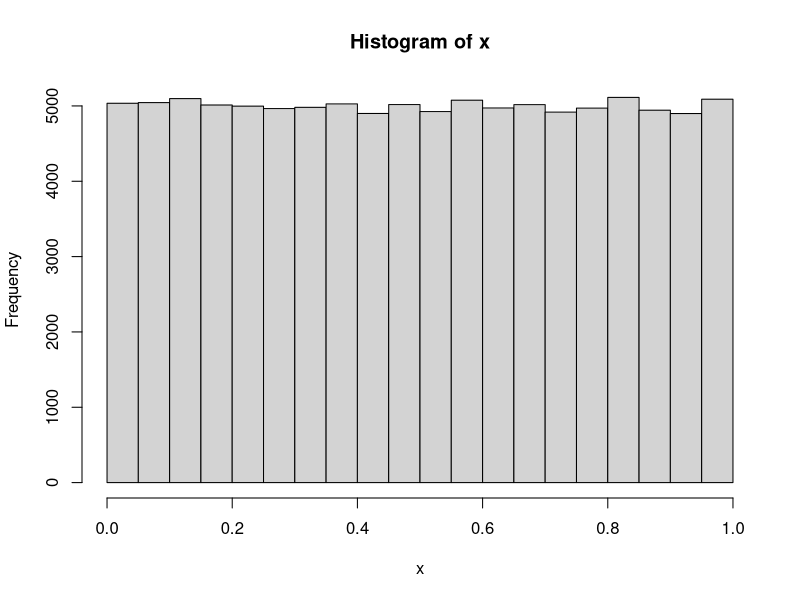
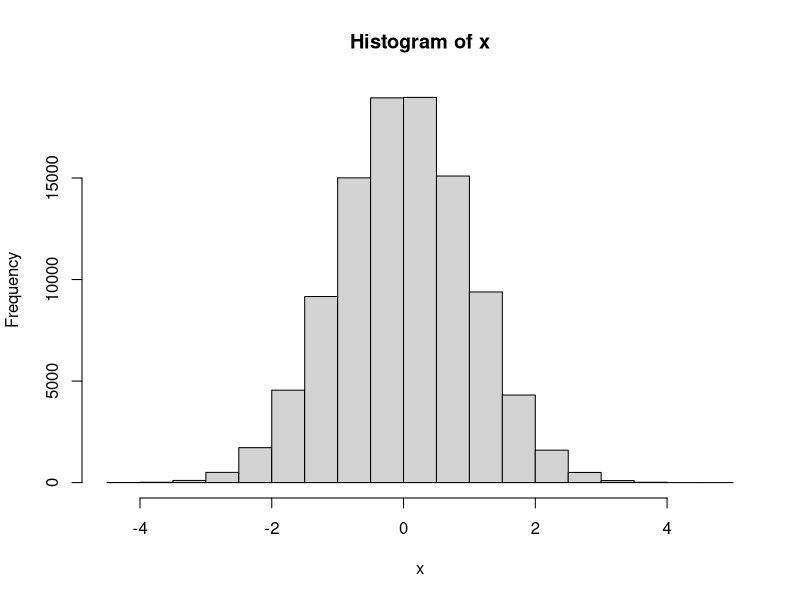
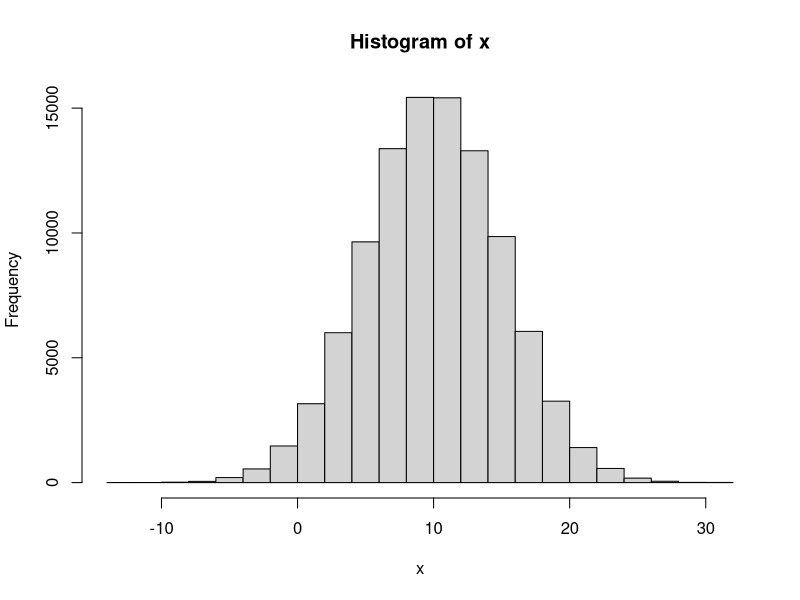
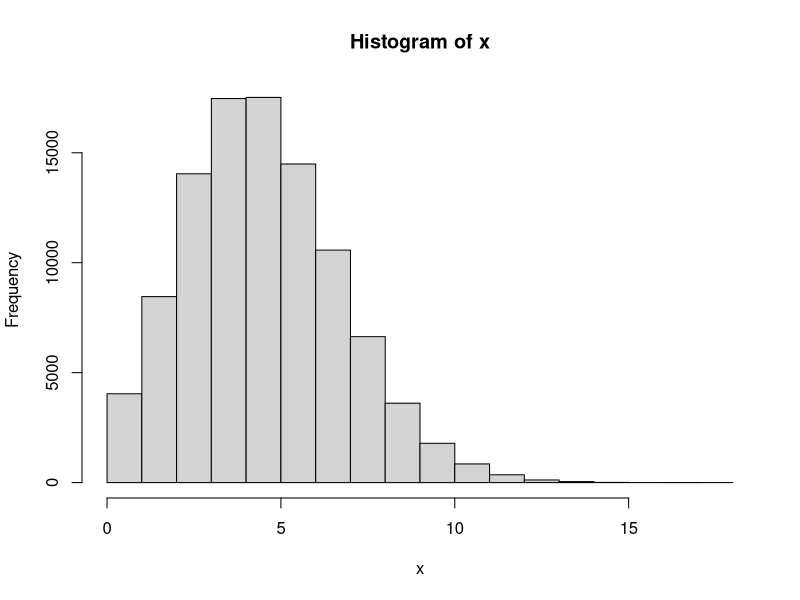
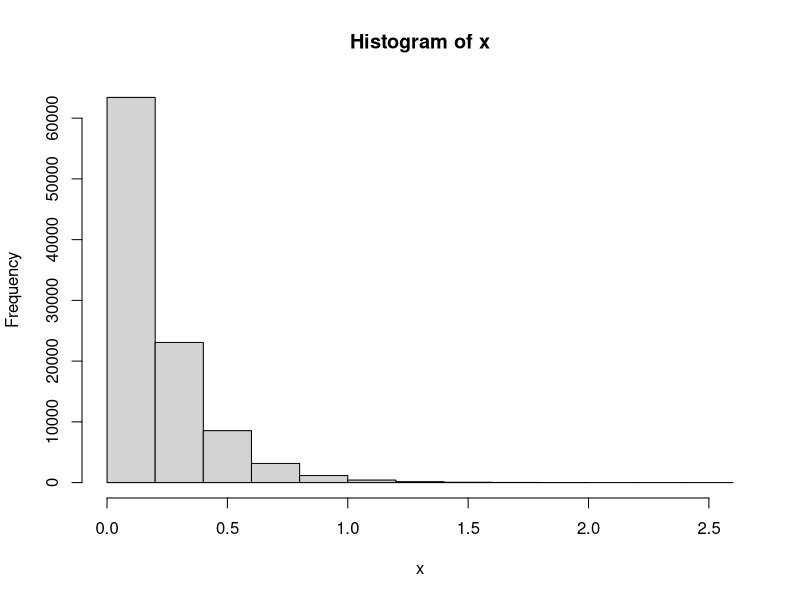

Here is the R script that generated these plots, in order:
## ---- chunk 1
    a <- 1
    a =  1
## ---- chunk 2
    # Hey! here is a comment!.
    # Comments in R can be either at the begining of a line ...
    b <- "aloha" # ... or at the end of it!
## ---- chunk 3
    myvec1 <- vector("logical", 3)  # This is a logical vector of length 3
    myvec2 <- c(FALSE, TRUE, FALSE) # This is ALSO a logical vector of length 3
    myvec2
    length(myvec2)
## ---- chunk 4
    mylist1 <- vector("list", 2) # This is a list with 2 empty slots
    mylist2 <- list(NULL, NULL)  # This is ALSO a list with 2 empty slots
    mylist1
## ---- chunk 5
    mylist2 <- list(first = NULL, second = 1, third = c("a", "b", "c"))
    mylist2
## ---- chunk 6
    mylist2[["third"]]
## ---- chunk 7
    # Here are the attributes of the iris dataset
    attributes(iris)    
## ---- chunk 8
    # Let's take a look at the iris dataset, again
    str(iris)
## ---- chunk 9
str(c(NA, 1L))        # Integers can have NAs
str(c(NaN, 1L, Inf))  # But not NaN or Inf (automatic coercion)
str(c(-Inf, 1, NULL, +Inf)) # And Nulls are... of length 0!
## ---- chunk 10
    myvector <- c(NA, NaN, Inf)
    is.na(myvector)
    is.infinite(myvector)
    is.finite(myvector)
    is.nan(myvector)
## ---- chunk 11
    mymat <- matrix(1:9, ncol=3) # A matrix with numbers 1 through 9 with 3 columns
    mymat
    str(mymat)
## ---- chunk 12
    mymat[1, 2] # The element in the (1, 2) location of the matrix
    mymat[4]    # The fourth element in the vector... which is (1, 2)
## ---- chunk 13
    myfactor <- factor(c("a", "a", "b", "xyz"))
    myfactor
## ---- chunk 14
    # Data frames can have multiple type objects, here, factor and numeric
    mydf <- data.frame(a_letter = c("a", "b", "c"), a_number = c(1, 2, 100))
    mydf
    str(mydf)
## ---- chunk 15
    mydf[["a_letter"]]
## ---- chunk 16
a_vector     <- 1:9
another_vect <- c(1, 2, 3, 4, 5, 6, 7, 8, 9)
a_string_vec <- c("I", "like", "netdiffuseR")
a_matrix     <- matrix(a_vector, ncol = 3)
a_string_mat <- matrix(letters[1:9], ncol=3) # Matrices can be of strings too
another_mat  <- cbind(1:4, 11:14) # The `cbind` operator does "column bind"
another_mat2 <- rbind(1:4, 11:14) # The `rbind` operator does "row bind"
a_string_mat <- matrix(letters[1:9], ncol = 3)
a_list       <- list(a_vector, a_matrix)
another_list <- list(my_vec = a_vector, my_mat = a_matrix) # same but with names!
# Data frames can have multiple types of elements, it is a collection of lists
a_data_frame <- data.frame(x = 1:10, y = letters[1:10])
## ---- chunk 17
    a_vector[1:3] # First 3 elements
    a_string_vec[3] # Third element
    a_matrix[1:2, 1:2] # A sub matrix
    a_matrix[,3] # Third column
    a_matrix[3,] # Third row
    a_string_mat[1:6] # First 6 elements of the matrix. R stores matrices by column.
    
    # These three are equivalent
    another_list[[1]]
    another_list$my_vec
    another_list[["my_vec"]]
    
    # Data frames are just like lists
    a_data_frame[[1]]
    a_data_frame[,1]
    a_data_frame[["x"]]
    a_data_frame$x
## ---- chunk 18
    # The oldfashion forloop
    for (i in 1:10) {
      print(paste("I'm step", i, "/", 10))
    }
    
    # A nice ifelse
    
    for (i in 1:10) {
      
      if (i %% 2) # Modulus operand
        print(paste("I'm step", i, "/", 10, "(and I'm odd)"))
      else
        print(paste("I'm step", i, "/", 10, "(and I'm even)"))
      
    }
    
    # A while
    i <- 10
    while (i > 0) {
      print(paste("I'm step", i, "/", 10))
      i <- i - 1
    }
## ---- chunk 19
    # To ensure reproducibility
    set.seed(1231)
    
    # 100,000 Unif(0,1) numbers
    x <- runif(1e5)
    hist(x)
    
    # 100,000 N(0,1) numbers
    x <- rnorm(1e5)
    hist(x)
    
    # 100,000 N(10,25) numbers
    x <- rnorm(1e5, mean = 10, sd = 5)
    hist(x)
    
    # 100,000 Poisson(5) numbers
    x <- rpois(1e5, lambda = 5)
    hist(x)
    
    # 100,000 rexp(5) numbers
    x <- rexp(1e5, 5)
    hist(x)
